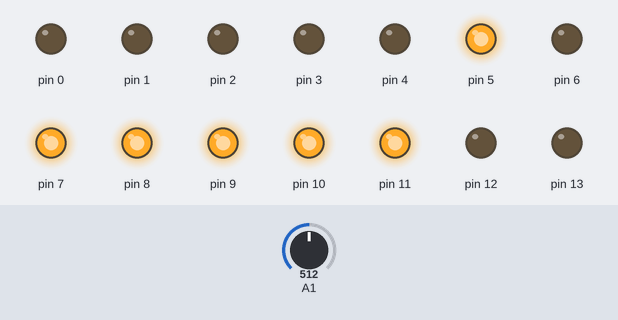
A sketch run on a simulated Arduino Uno, built with avr-gcc and run on an emulated ATmega328P. Shown: output pins drawn as LEDs (lit = HIGH). The test bench sets the inputs (shaded band); at power-on: A1 = 512.

Above: at 1.2 s.
1.3 s: A1 set to 574
2.8 s: A1 set to 605
At 3.9 s:
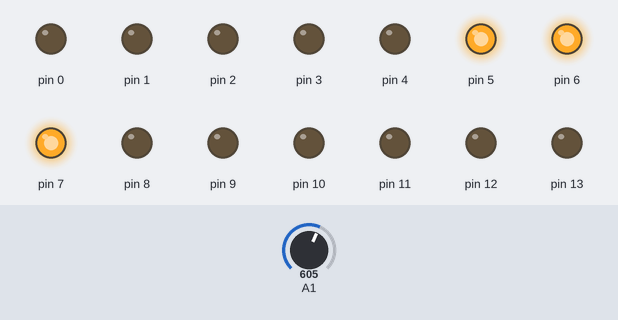
4.3 s: A1 set to 716
At 5.1 s:
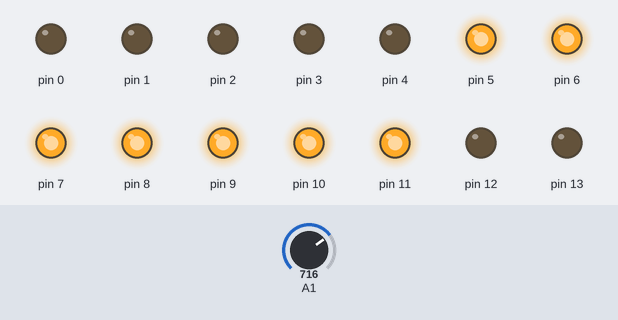
5.8 s: A1 set to 741
7.3 s: A1 set to 770
At 8.5 s:
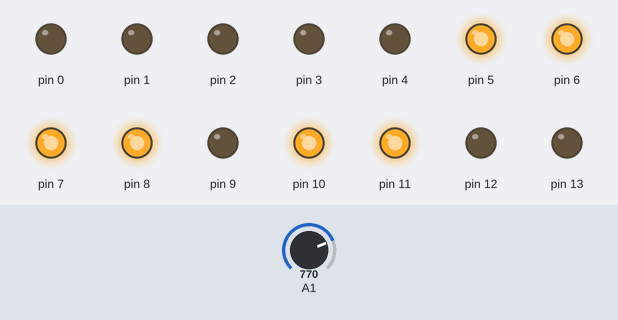
8.8 s: A1 set to 511
At 9.7 s:
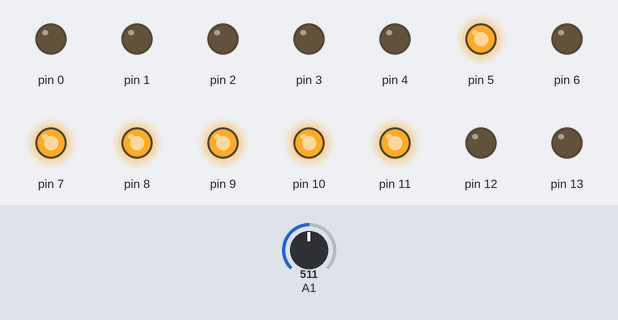
Timing chart, 0 to 11.3 s (numbered marks = the images above; inputs shaded):
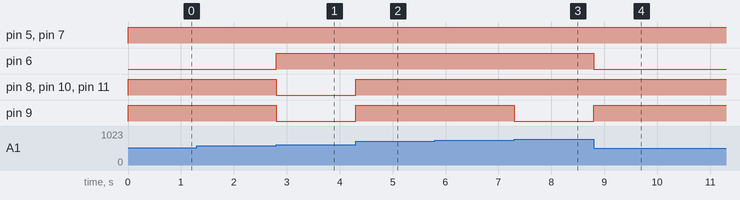

The sketch:

Arduino_Digital_Ammeter.ino
```cpp
float valeurA;
float valeurB;
void setup(){
   pinMode(A0,INPUT);
   pinMode(5, OUTPUT);
   pinMode(6, OUTPUT);
   pinMode(7, OUTPUT);
   pinMode(8, OUTPUT);
   pinMode(9, OUTPUT);
   pinMode(10, OUTPUT);
   pinMode(11, OUTPUT);
   pinMode(0, OUTPUT);
   pinMode(1, OUTPUT);
   pinMode(2, OUTPUT);
   pinMode(3, OUTPUT);
   pinMode(4, OUTPUT);
   pinMode(12, OUTPUT);
   pinMode(13, OUTPUT);
}

void loop() {
  valeurA=analogRead(A1);
  valeurB=valeurA/204.7619047619048;
  if(valeurB>=0&&valeurB<=0.41){
           digitalWrite(5, HIGH);
           digitalWrite(6, HIGH);
           digitalWrite(7, HIGH);
           digitalWrite(8, HIGH);
           digitalWrite(9, HIGH);
           digitalWrite(10, HIGH);
           digitalWrite(11,LOW);
           digitalWrite(13,LOW);
           digitalWrite(12,LOW);
           digitalWrite(4, LOW);
           digitalWrite(3, LOW);
           digitalWrite(2, LOW);
           digitalWrite(1,LOW);
           digitalWrite(0,LOW);

  }
  else if(valeurB>0.41&&valeurB<=0.84){
           digitalWrite(5,LOW);
           digitalWrite(6, HIGH);
           digitalWrite(7, HIGH);
           digitalWrite(8, LOW);
           digitalWrite(9, LOW);
           digitalWrite(10,LOW);
           digitalWrite(11,LOW);
                      digitalWrite(13,LOW);
           digitalWrite(12,LOW);
           digitalWrite(4, LOW);
           digitalWrite(3, LOW);
           digitalWrite(2, LOW);
           digitalWrite(1,LOW);
           digitalWrite(0,LOW);

  }
  else if(valeurB>0.84&&valeurB<=1.25){
           digitalWrite(5, HIGH);
           digitalWrite(6, HIGH);
           digitalWrite(7,LOW);
           digitalWrite(8, HIGH);
           digitalWrite(9, HIGH);
           digitalWrite(10,LOW);
           digitalWrite(11, HIGH);
                      digitalWrite(13,LOW);
           digitalWrite(12,LOW);
           digitalWrite(4, LOW);
           digitalWrite(3, LOW);
           digitalWrite(2, LOW);
           digitalWrite(1,LOW);
           digitalWrite(0,LOW);

  }
  else if(valeurB>1.25&&valeurB<=1.66){
           digitalWrite(5, HIGH);
           digitalWrite(6, HIGH);
           digitalWrite(7, HIGH);
           digitalWrite(8, HIGH);
           digitalWrite(9,LOW);
           digitalWrite(10,LOW);
           digitalWrite(11, HIGH);
                      digitalWrite(13,LOW);
           digitalWrite(12,LOW);
           digitalWrite(4, LOW);
           digitalWrite(3, LOW);
           digitalWrite(2, LOW);
           digitalWrite(1,LOW);
           digitalWrite(0,LOW);
  }
  else if(valeurB>1.66&&valeurB<=2.07){
           digitalWrite(5,LOW);
           digitalWrite(6, HIGH);
           digitalWrite(7, HIGH);
           digitalWrite(8,LOW);
           digitalWrite(9,LOW);
           digitalWrite(10, HIGH);
           digitalWrite(11, HIGH);
                      digitalWrite(13,LOW);
           digitalWrite(12,LOW);
           digitalWrite(4, LOW);
           digitalWrite(3, LOW);
           digitalWrite(2, LOW);
           digitalWrite(1,LOW);
           digitalWrite(0,LOW);
  }
  else if(valeurB>2.07&&valeurB<=2.48){
           digitalWrite(5, HIGH);
           digitalWrite(6,LOW);
           digitalWrite(7, HIGH);
           digitalWrite(8, HIGH);
           digitalWrite(9,LOW);
           digitalWrite(10, HIGH);
           digitalWrite(11, HIGH);
                      digitalWrite(13,LOW);
           digitalWrite(12,LOW);
           digitalWrite(4, LOW);
           digitalWrite(3, LOW);
           digitalWrite(2, LOW);
           digitalWrite(1,LOW);
           digitalWrite(0,LOW);
  }
  else if(valeurB>2.48&&valeurB<=2.89){
           digitalWrite(5, HIGH);
           digitalWrite(6,LOW);
           digitalWrite(7, HIGH);
           digitalWrite(8, HIGH);
           digitalWrite(9, HIGH);
           digitalWrite(10, HIGH);
           digitalWrite(11, HIGH);
                      digitalWrite(13,LOW);
           digitalWrite(12,LOW);
           digitalWrite(4, LOW);
           digitalWrite(3, LOW);
           digitalWrite(2, LOW);
           digitalWrite(1,LOW);
           digitalWrite(0,LOW);
  }
  else if(valeurB>2.89&&valeurB<=3.3){
           digitalWrite(6, HIGH);
           digitalWrite(7, HIGH);
           digitalWrite(5, HIGH);
           digitalWrite(8,LOW);
           digitalWrite(9,LOW);
           digitalWrite(10,LOW);
           digitalWrite(11,LOW);
                      digitalWrite(13,LOW);
           digitalWrite(12,LOW);
           digitalWrite(4, LOW);
           digitalWrite(3, LOW);
           digitalWrite(2, LOW);
           digitalWrite(1,LOW);
           digitalWrite(0,LOW);
  }
  else if(valeurB>3.3&&valeurB<=3.71){
           digitalWrite(5, HIGH);
           digitalWrite(6, HIGH);
           digitalWrite(7, HIGH);
           digitalWrite(8, HIGH);
           digitalWrite(9, HIGH);
           digitalWrite(10, HIGH);
           digitalWrite(11, HIGH);
                      digitalWrite(13,LOW);
           digitalWrite(12,LOW);
           digitalWrite(4, LOW);
           digitalWrite(3, LOW);
           digitalWrite(2, LOW);
           digitalWrite(1,LOW);
           digitalWrite(0,LOW);
  }
  else if(valeurB>3.71&&valeurB<=4.12){
           digitalWrite(5, HIGH);
           digitalWrite(6, HIGH);
           digitalWrite(7, HIGH);
           digitalWrite(8, HIGH);
           digitalWrite(9,LOW);
           digitalWrite(10, HIGH);
           digitalWrite(11, HIGH);
                      digitalWrite(13,LOW);
           digitalWrite(12,LOW);
           digitalWrite(4, LOW);
           digitalWrite(3, LOW);
           digitalWrite(2, LOW);
           digitalWrite(1,LOW);
           digitalWrite(0,LOW);
  }
  else if(valeurB>4.12&&valeurB<=4.53){
    digitalWrite(5, HIGH);
           digitalWrite(6, HIGH);
           digitalWrite(7, HIGH);
           digitalWrite(8, HIGH);
           digitalWrite(9, HIGH);
           digitalWrite(10, HIGH);
           digitalWrite(11,LOW);
           digitalWrite(13,LOW);
           digitalWrite(12, HIGH);
           digitalWrite(4, HIGH);
           digitalWrite(3, LOW);
           digitalWrite(2, LOW);
           digitalWrite(1,LOW);
           digitalWrite(0,LOW);
  }
  else{
    digitalWrite(5, LOW);
           digitalWrite(6, LOW);
           digitalWrite(7, LOW);
           digitalWrite(8, LOW);
           digitalWrite(9, LOW);
           digitalWrite(10, LOW);
           digitalWrite(11,LOW);
           digitalWrite(13,LOW);
           digitalWrite(12, LOW);
           digitalWrite(4, LOW);
           digitalWrite(3, LOW);
           digitalWrite(2, LOW);
           digitalWrite(1,LOW);
           digitalWrite(0,LOW);

       }


}
```

Measured:
- the behaviour switches between 591 and 592 on A1 (found by bisection; images 0 and 1)
- the behaviour switches between 759 and 760 on A1 (found by bisection; images 2 and 3)
- after the input at 1.3 s, every drawn part: stays the same
- after the input at 2.8 s, pin 6: LOW → HIGH at once; pin 8–11: HIGH → LOW at once
- after the input at 4.3 s, pin 8–11: LOW → HIGH at once
- after the input at 5.8 s, every drawn part: stays the same
- after the input at 7.3 s, pin 9: HIGH → LOW at once
- after the input at 8.8 s, pin 6: HIGH → LOW at once; pin 9: LOW → HIGH at once
